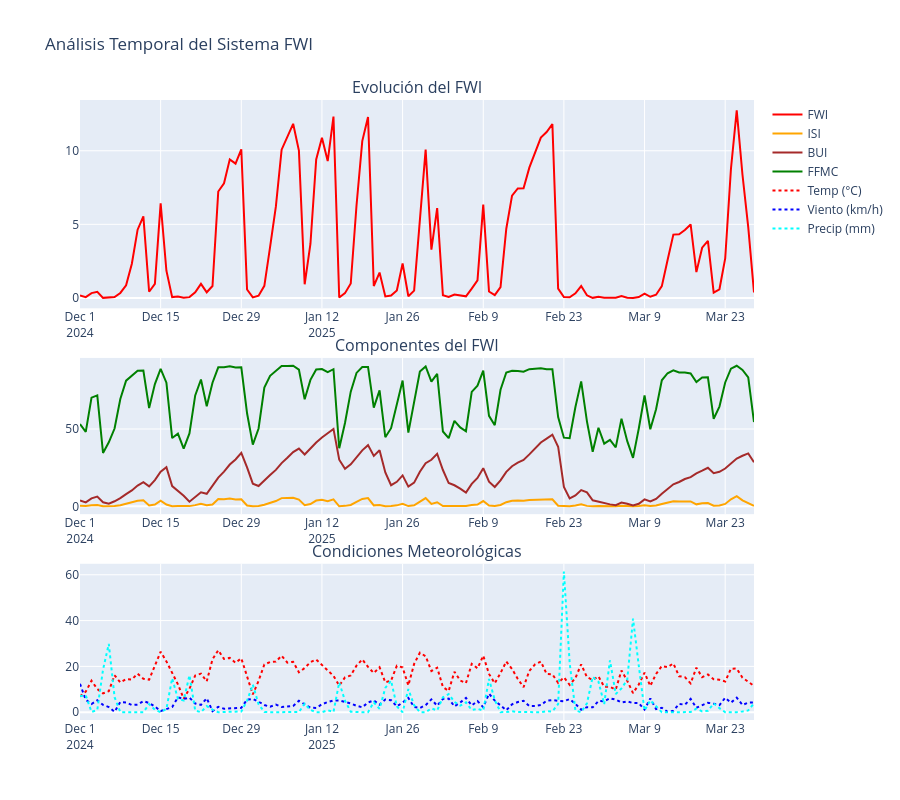

Notebook code cell kept with this figure:
### Code cell
# Evolución temporal del FWI y componentes
fig_temp = make_subplots(
    rows = 3, cols = 1,
    subplot_titles = ('Evolución del FWI', 'Componentes del FWI', 'Condiciones Meteorológicas'),
    vertical_spacing = 0.08,
    row_heights = [0.4, 0.3, 0.3]
)

# FWI principal
fig_temp.add_trace(
    go.Scatter(x = df_fwi['acq_datetime'], y = df_fwi['fwi'], 
               name = 'FWI', line = dict(color = 'red', width = 2)),
    row = 1, col = 1
)

# Componentes del FWI
fig_temp.add_trace(
    go.Scatter(x = df_fwi['acq_datetime'], y = df_fwi['isi'], name = 'ISI', line = dict(color = 'orange')),
    row = 2, col = 1
)
fig_temp.add_trace(
    go.Scatter(x = df_fwi['acq_datetime'], y = df_fwi['bui'], name = 'BUI', line = dict(color = 'brown')),
    row = 2, col = 1
)
fig_temp.add_trace(
    go.Scatter(x = df_fwi['acq_datetime'], y = df_fwi['ffmc'], name = 'FFMC', line = dict(color = 'green')),
    row = 2, col = 1
)

# Variables meteorológicas clave
fig_temp.add_trace(
    go.Scatter(x = df_fwi['acq_datetime'], y = df_fwi['t2m'], name = 'Temp (°C)', 
               line = dict(color = 'red', dash = 'dot')),
    row = 3, col = 1
)
fig_temp.add_trace(
    go.Scatter(x = df_fwi['acq_datetime'], y = df_fwi['wind_speed'] * 3.6, name = 'Viento (km/h)', 
               line = dict(color = 'blue', dash = 'dot')),
    row = 3, col = 1
)
fig_temp.add_trace(
    go.Scatter(x = df_fwi['acq_datetime'], y = df_fwi['precipitacion_mm'], name = 'Precip (mm)', 
               line = dict(color = 'cyan', dash = 'dot'), yaxis = 'y2'),
    row = 3, col = 1
)

fig_temp.update_layout(
    height = 800,
    title_text = "Análisis Temporal del Sistema FWI",
    showlegend = True
)

fig_temp.update_yaxes(title_text = "Precipitación (mm)", row = 3, col = 1, secondary_y = True)
fig_temp.show()
